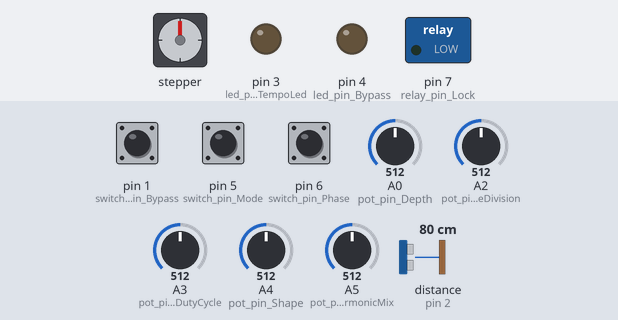
Recording of a sketch running on a simulated Arduino Uno, built with avr-gcc and run on an emulated ATmega328P. Shown: stepper motor, switched loads named in the sketch (green lamp = pin HIGH), output pins drawn as LEDs (lit = HIGH). Wiring (inferred from the names in the program): range finder with pulse-width output: data pin 2; stepper motor (200 steps per turn assumed): coils pin 8, pin 9, pin 10, pin 11. The inputs (shaded band) are chosen by the test bench; at power-on: A0 (pot_pin_Depth) = 512, pin 1 (switch_pin_Bypass) HIGH, pin 5 (switch_pin_Mode) HIGH, pin 6 (switch_pin_Phase) HIGH, A2 (pot_pin_TimeDivision) = 512, A3 (pot_pin_DutyCycle) = 512, A4 (pot_pin_Shape) = 512, A5 (pot_pin_HarmonicMix) = 512, distance to the obstacle (sensor on pin 2) 80 cm. MIDI output is not drawn; pins used as bus, display or sensor lines are not drawn.

Above: at 0.1 s.
At 3.6 s:
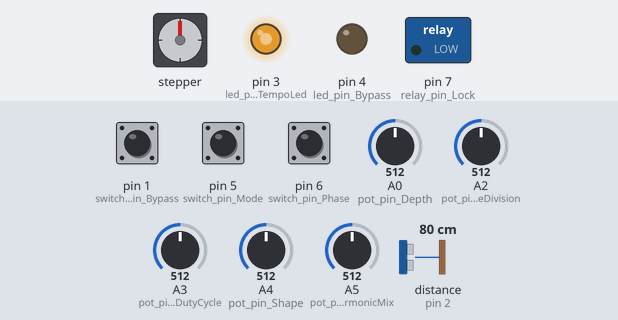
3.7 s: A0 (pot_pin_Depth) set to 5
At 7.5 s:
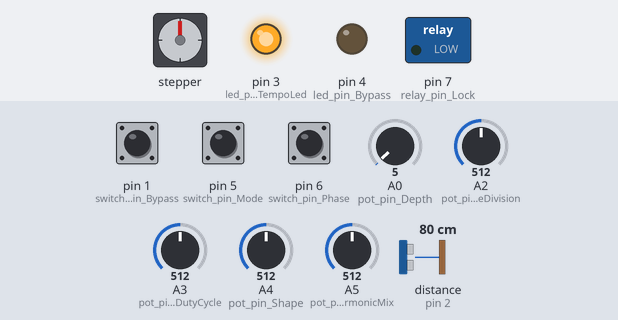
Timing chart, 0 to 52.9 s (numbered marks = the images above; inputs shaded):
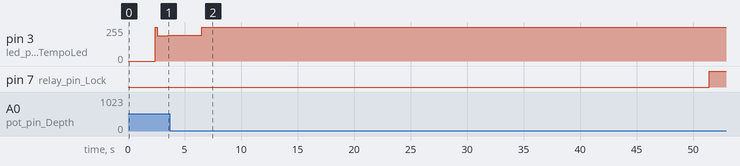

The sketch:

Quaverato_2.4.2.ino
```cpp
#define _TASK_MICRO_RES


#include <TaskScheduler.h> //https://github.com/arkhipenko/TaskScheduler

#include <ramp256.h>
#include <saw256.h>
#include <sine256.h> //This table has been modified
#include <sq256.h>
#include <tri256.h>
#include <MIDI.h>
#include <EEPROMex.h>

MIDI_CREATE_DEFAULT_INSTANCE();

const byte version = 2;
const byte release = 4;
const byte patch = 2;

const byte led_pin_TempoLed = 3;
const byte led_pin_Low = 10;
const byte led_pin_High = 9;
const byte led_pin_Bypass = 4;

const byte midi_pin_Input = 0;

const byte switch_pin_TapTempo = 2;
const byte switch_pin_Bypass = 1;
const byte switch_pin_Mode = 5;
const byte switch_pin_Phase = 6;

const byte relay_pin_Switch = 8;
const byte relay_pin_Lock = 7;
const byte relay_pin_Isolator = 11;


//Analog Numbers
const byte pot_pin_Rate = 1;
const byte pot_pin_Shape = 4;
const byte pot_pin_Depth = 0;
const byte pot_pin_DutyCycle = 3;
const byte pot_pin_TimeDivision = 2;
const byte pot_pin_HarmonicMix = 5;

const int minTapRate = 784;   //actual minimum is 784/4 = 196
const int maxTapRate = 15625; //actual maximum is 15625*2 = 31250 microseconds

unsigned long stepRate = 196;
unsigned long firstHalfStepRate = 196;
unsigned long secondHalfStepRate = 196;
float dutyCycle = 0.5;

volatile bool relayON = false;

volatile unsigned long debounceTimer = 0;
volatile unsigned long buttonTimer = 0;
volatile unsigned long tempoTapped = 0;


const byte *waveTable[] = {&sine256[0], &saw256[0], &ramp256[0], &tri256[0], &sq256[0]};
byte currentWaveTable = 0;
byte waveFormStep = 0;

byte depth = 16;
double tapDivisor = 1;
int floorOne = 16;
int floorTwo = 16;

int timeDivision = 2;

bool synchronize = true;


bool callibrationMode = false;
byte mixTarget = 255;

byte zeroCutoff = 0;

bool tableShift = false;

bool setMidiChannel = false;
bool midiOmni = false;
int midiChannel = 0;
bool followMidiClock = false;
int clockCount = 0;

  bool momentMode = false;
  bool switchMode = false;
  bool presetModeFlag = false;

int expressionSelect = 20;

int presetOffset = 0;
const int presetRoot = 10;

struct Preset{
  byte depth;
  double multiplier;
  byte waveShape;
  unsigned long rate;
  float spacing;
  int harmonicMixHigh;
  int harmonicMixLow;
  bool phase;
}currentPreset;


Scheduler ts;

void scopefix(){} //required to let the compiler know that following constructors are in the right scope to point to their respective functions
Task oscillator(784, TASK_FOREVER, &stepWaveform, &ts);
Task checkControls(4000, TASK_FOREVER, &functionSwitch, &ts);
Task relayPartTwo(TASK_IMMEDIATE, TASK_FOREVER, &flipRelayPartTwo, &ts);
Task relayCleanup(TASK_IMMEDIATE, TASK_FOREVER, &resetRelay, &ts);
Task relayDisableIsolator(TASK_IMMEDIATE, TASK_FOREVER, &disableIsolator, &ts);
//Task dutyCycleCleanup(TASK_IMMEDIATE, TASK_FOREVER, &updateDutyCycle, &ts);
Task updateMidi(160, TASK_FOREVER, &handleMIDI, &ts);
Task storePreset(20000, TASK_FOREVER, &presetMode, &ts);
Task midiMomentaryMode(TASK_IMMEDIATE, TASK_FOREVER, &midiMomentRelay, &ts);

//###################################################
//          MIDI implementation
//###################################################

//Midi hook
void handleMIDI(){
  MIDI.read();
}

void handleControlChange(byte channel, byte number, byte value){
  if (setMidiChannel){
    midiChannel = channel;
    EEPROM.write(2, channel);
    EEPROM.write(3, false);
    MIDI.setInputChannel(midiChannel);
    setMidiChannel = false;
  }
  switch (number){
    case 20:
      depth = log10(value) * 16;
      depth = min(depth, 32);
      break;
    case 21:
    if (value <=21){
    tapDivisor = 0.5;
    }
    else if (value <= 43){
      tapDivisor = 1.0;
    }
    else if (value <= 65){
       tapDivisor = 1.5;
    }
    else if (value <= 87){
      tapDivisor = 2.0;
    }
    else if (value <= 109){
      tapDivisor = 3.0;
    }
    else {
      tapDivisor = 4.0;
    }
     setTempo(stepRate);
    break;
    case 22:
    if (value <=25){
    currentWaveTable = 0;
    }
    else if (value <= 50){
      currentWaveTable = 1;
    }
    else if (value <= 75){
       currentWaveTable = 2;
    }
    else if (value <= 100){
      currentWaveTable = 3;
    }
    else {
      currentWaveTable = 4;
    }
    break;
    case 24:
    stepRate = 143 - value; //minimum = 16
    stepRate *= stepRate;
    setTempo(stepRate);
    break;
    case 25:
    dutyCycle = (float)value / 127;
    dutyCycle = constrain(dutyCycle, 0.0625, 0.9375);
     setTempo(stepRate);
    break;
    case 26:
      if (value > 63){
    floorOne = 32;
    floorTwo = map(value, 64, 127, 100, 0);
    floorTwo = log10(floorTwo) * 16;
    floorTwo = min(floorTwo, 32);
      }
      else {
    floorOne =  map(value, 0, 63, 0, 100);
    floorOne = log10(floorOne) * 16;
    floorOne = min(floorOne, 32);
    floorTwo = 32;
      }
    break;
    case 27:
    if (value > 63){
      synchronize = true;
    }
    else synchronize = false;
    break;
    case 28:
    if (value > 63){
      momentMode = true;
      switchMode = false;
    }
    else {
      momentMode = false;
      switchMode = true;
    }
    break;
    case 29:
    flipRelay();
    break;
    case 30:
    handleControlChange(channel, expressionSelect, value);
    break;
    case 35:
    if (value > 63){
      tableShift = true;
    }
    else tableShift = false;
    break;
    case 51:
    if (value > 63){
      followMidiClock = true;
    }
    else followMidiClock = false;
    break;
    case 93:
    tap();
    break;
    case 124:
    midiChannel = EEPROM.read(2);
    EEPROM.write(3, false);
    MIDI.setInputChannel(midiChannel);
    break;
    case 125:
    midiChannel = MIDI_CHANNEL_OMNI;
    EEPROM.write(3, true);
    MIDI.setInputChannel(midiChannel);
    break;
    default:
    break;
  }

}
void handleProgramChange(byte channel, byte number){
  const int minPreset = 0;
  const int maxPreset = 5;
  if (setMidiChannel){
    midiChannel = channel;
    EEPROM.write(2, channel);
    MIDI.setInputChannel(midiChannel);
    setMidiChannel = false;
  }
  if (number >= minPreset && number <= maxPreset){
    readPreset(number);
  }
}

void handleNoteOn(byte channel, byte note, byte velocity){
  if (velocity == 0){
    handleNoteOff(channel, note, velocity);
  }
  else if (!relayON){
    midiMomentaryMode.enableDelayed(20000);
  }
}

void handleNoteOff(byte channel, byte note, byte velocity){
    if (relayON){
    midiMomentaryMode.enableDelayed(20000);
  }
}

void handleClock(){

  clockCount++;
   if (followMidiClock && clockCount >= 24){
    if (micros()- buttonTimer < 3000000){
      tempoTapped = micros() - buttonTimer;
    }
    buttonTimer = micros();
  clockCount = 0;
   }
}
void handleStart(){
  if (followMidiClock){
    clockCount = 0;
    buttonTimer = micros();
    if (tableShift){
      waveFormStep = 128;
      oscillator.setInterval(secondHalfStepRate);
      oscillator.enable();
    }
    else{
  waveFormStep = 0;
  oscillator.setInterval(firstHalfStepRate);
  oscillator.enable();
  }
  }
}
void handleStop(){
   if (followMidiClock){
  oscillator.disable();
   }
}
void handleContinue(){
   if (followMidiClock){
  oscillator.enable();
   }
}
//###################################################
//          Output driver
//###################################################

void stepWaveform(){
	light(pgm_read_byte_near(waveTable[currentWaveTable] + waveFormStep));
	waveFormStep++;
	if (waveFormStep < 128){
    if (!followMidiClock || waveFormStep == 0){
		oscillator.setInterval(firstHalfStepRate);
    }
	}
	if (waveFormStep >= 128){
  if (!followMidiClock || waveFormStep == 128){
		oscillator.setInterval(secondHalfStepRate);
  }
  }
}

void light(byte lightIntensity){
	lightIntensity = lightIntensity < zeroCutoff ? 0 : lightIntensity;
	byte lightOne = adjustLight(lightIntensity, floorOne);
	if (!synchronize){
		lightIntensity = 255 - lightIntensity;
	}
	byte lightTwo = adjustLight(lightIntensity, floorTwo);

    if (floorOne >= floorTwo){
		analogWrite(led_pin_TempoLed,lightOne);
		lightTwo = callibrationMode ? 0 : lightTwo;
    }
    else{
      analogWrite(led_pin_TempoLed,lightTwo);
      lightOne = callibrationMode ? 0 : lightOne;
    }
	analogWrite(led_pin_High,lightOne);
	analogWrite(led_pin_Low, lightTwo);
}


byte adjustLight(int lightIntensity, int mix){
	lightIntensity = (lightIntensity * mix) / 32;
	lightIntensity = lightIntensity + ((mixTarget * (32 - mix)) / 32);
	lightIntensity = (lightIntensity * depth) / 32;
	lightIntensity = lightIntensity + ((255 * (32 - depth)) / 32);
	return (byte)lightIntensity;
}


//###################################################
//          Control driver
//###################################################

void functionSwitch(){
	static int function = 0;

	function++;
if (function > 8) {function = 0;}

	switch  (function){
		case 0:
			ratePot();
			break;
		case 1:
			waveformPot();
			break;
		case 2:
			depthPot();
			break;
		case 3:
			divisionPot();
			break;
		case 4:
			harmonicMixPot();
			break;
		case 5:
			dutyCyclePot();
			break;
		case 6:
			phaseSwitch();
			break;
		case 7:
			modeSwitch();
      bypassSwitch();
			break;
		case 8:
			tapped();
			break;
	}
}


//###################################################
//          Controls
//###################################################
 void phaseSwitch(){
  static bool oldReading = !digitalRead(switch_pin_Phase);
  bool reading = digitalRead(switch_pin_Phase);
  if (reading != oldReading){
  synchronize = !reading;
  oldReading = reading;
  }
 }

 void modeSwitch(){

  static bool oldReading;
  bool reading = digitalRead(switch_pin_Mode);
  if (reading != oldReading && !presetModeFlag){
  noInterrupts();
  if (reading == LOW){
    if (!switchMode){
       if (momentMode){
        relayON = true;
        flipRelay();
        momentMode = false;
      }
      switchMode = true;
    }
  }
  else {
      momentMode = true;
      switchMode = false;
  }
  interrupts();
  oldReading = reading;
  }
}

void bypassSwitch(){
  static bool pushed = false;
  bool reading = digitalRead(switch_pin_Mode);
  if (switchMode && !presetModeFlag){
         if (digitalRead(switch_pin_Bypass) == LOW && !pushed){
        pushed = true;
    storePreset.enableDelayed(5000000);
        flipRelay();
      }
      else if (digitalRead(switch_pin_Bypass) == HIGH && pushed){
        pushed = false;
        if (!presetModeFlag){
    storePreset.disable();
        }
      }
  }
  else if (momentMode){
    if (digitalRead(switch_pin_Bypass) == relayON){
        flipRelay();
      }
  }
}

 void ratePot(){
	static int oldReading = -10;
	static int oldStepRate = -1;
 int reading = analogRead(pot_pin_Rate);
  if (reading >= oldReading + 10 || reading <= oldReading -10){
		stepRate = map(reading, 0, 1023, 125, 16);
		stepRate *= stepRate;
		if (stepRate != oldStepRate){
       setTempo(stepRate);
			oldStepRate = stepRate;
		}
    expressionSelect = 24;
		oldReading = reading;
	}
 }


 void waveformPot(){
  static int oldReading = -10;
    int reading = analogRead(pot_pin_Shape);
  if (reading >= oldReading + 10 || reading <= oldReading -10){
	currentWaveTable = map(reading, -100, 900,0,4);
	currentWaveTable = constrain(currentWaveTable, 0, 4);
   expressionSelect = 22;
   oldReading = reading;
  }
 }


 void depthPot(){
  static int oldReading = -10;

  int reading = analogRead(pot_pin_Depth);
  if (reading >= oldReading + 10 || reading <= oldReading -10){
	depth  = map(reading,0, 1023,1,102);
	depth = log10(depth) * 16;
	depth = min(depth, 32);
  expressionSelect = 20;
  oldReading = reading;
  }
 }

 void divisionPot(){
	static int oldReading = -10;
  static int timeDivisionOld = -10;

  int reading = analogRead(pot_pin_TimeDivision);
  if (reading >= oldReading + 10 || reading <= oldReading -10){
	timeDivision = map(reading, -150, 900, 1, 6);
	timeDivision = constrain(timeDivision, 1, 6);
	if (timeDivision != timeDivisionOld && !presetModeFlag){
		switch (timeDivision){
			case 1:
				tapDivisor = 0.5;
				break;
			case 2:
				tapDivisor = 1.0;
				break;
			case 3:
				tapDivisor = 1.5;
				break;
			case 4:
				tapDivisor = 2.0;
				break;
			case 5:
				tapDivisor = 3.0;
				break;
			case 6:
				tapDivisor = 4.0;
				break;
		}
		setTempo(stepRate);
		oldReading = reading;
   timeDivisionOld = timeDivision;
	}
      expressionSelect = 21;
      oldReading = reading;
  }
 }

  void harmonicMixPot(){
	static int oldReading = -10;

  int reading = analogRead(pot_pin_HarmonicMix);
  if (reading >= oldReading + 10 || reading <= oldReading -10){

	int harmonicMix = reading;
	if (harmonicMix <= 450){
		floorOne =  map(harmonicMix, 450, 0, 100, 0);
		floorOne = log10(floorOne) * 16;
		floorOne = min(floorOne, 32);
		floorTwo = 32;
	}
	else if (harmonicMix >= 550){
		floorOne = 32;
		floorTwo = map(harmonicMix, 550, 1023, 100, 0);
		floorTwo = log10(floorTwo) * 16;
		floorTwo = min(floorTwo, 32);
	}
	else{
		floorOne = 32;
		floorTwo = 32;
	}
	zeroCutoff = abs(floorOne - floorTwo);
	if (callibrationMode){
		if (floorOne != 32){floorOne = 0;}
		if (floorTwo != 32){floorTwo = 0;}
	}
  expressionSelect = 26;
	oldReading = reading;
	}
 }

void dutyCyclePot(){
	static int oldReading = -10;

	int reading = analogRead(pot_pin_DutyCycle);
  if (reading >= oldReading + 10 || reading <= oldReading -10){
		dutyCycle = (float)reading / 1023;
		dutyCycle = constrain(dutyCycle, 0.0625, 0.9375);
       setTempo(stepRate);
    expressionSelect = 25;
		oldReading = reading;
	}
}

//###################################################
//          Tap Handling
//###################################################

void tap(){
	if  (micros() - debounceTimer > 10000){
		if (micros()- buttonTimer < 3000000){
			tempoTapped = micros() - buttonTimer;
		}
		buttonTimer = micros();
		debounceTimer = micros();
		attachInterrupt(digitalPinToInterrupt(switch_pin_TapTempo), debounceTap, RISING);
	}
}

void debounceTap(){
	if  (micros() - debounceTimer > 10000){
		debounceTimer = micros();
		attachInterrupt(digitalPinToInterrupt(switch_pin_TapTempo), tap, FALLING);
	}
}

void tapped(){
	if (tempoTapped > 0){
		stepRate = constrain(tempoTapped/256, minTapRate, maxTapRate);
		setTempo(stepRate);
		tempoTapped = 0;
	}
}

//###################################################
//          Tempo and Shape Handling
//###################################################
unsigned long applyTapDivision(unsigned long rate){
	return rate /= tapDivisor;
}

void setTempo(unsigned long tempo){
	splitDutyCycle(dutyCycle, applyTapDivision(stepRate));
	oscillator.enable();
}

void splitDutyCycle(double duty, unsigned long rate){
  if (!synchronize){
    rate *= 2;
  }
  firstHalfStepRate = 2 * rate * duty;
  secondHalfStepRate = 2 * rate * (1 - duty);
}

//###################################################
//           Bypass
//###################################################


void flipRelay(){
  static unsigned long buttonTimer = 0;
  noInterrupts();

  if  (micros() - buttonTimer > 25000){
    digitalWrite(relay_pin_Isolator, LOW);
		relayPartTwo.enableDelayed(25000);
	}
  buttonTimer = micros();
  interrupts();
}

void flipRelayPartTwo(){
  relayON = !relayON;
    digitalWrite(led_pin_Bypass, relayON);
    digitalWrite(relay_pin_Lock, LOW);
    digitalWrite(relay_pin_Switch, LOW);
    digitalWrite(relay_pin_Lock, !relayON);
    digitalWrite(relay_pin_Switch, relayON);
    relayCleanup.enableDelayed(8000);
    relayPartTwo.disable();
}

void resetRelay(){
	digitalWrite(relay_pin_Lock, LOW);
	digitalWrite(relay_pin_Switch, LOW);
  relayDisableIsolator.enableDelayed(5000);
	relayCleanup.disable();
}

void disableIsolator(){
  digitalWrite(relay_pin_Isolator, HIGH);
  relayDisableIsolator.disable();
}

 void midiMomentRelay(){
  if (!momentMode){
    flipRelay();
  }
  midiMomentaryMode.disable();
}
//###################################################
//           Preset Handling
//###################################################
void presetMode(){
  static bool blinkLight = false;
  presetModeFlag = true;
  digitalWrite(led_pin_Bypass, blinkLight);
  blinkLight = !blinkLight;
  if (digitalRead(switch_pin_Bypass) == HIGH){
    writePreset(timeDivision - 1);
    presetModeFlag = false;
    storePreset.disable();
  }
}
void readPreset(int presetNumber){
  EEPROM.readBlock(presetRoot + (presetNumber * sizeof(currentPreset)), currentPreset);
  depth = constrain(currentPreset.depth, 0, 32);
  tapDivisor = constrain(currentPreset.multiplier, 0.5, 4.0);
  currentWaveTable = constrain(currentPreset.waveShape, 0, 4);
  stepRate = constrain(currentPreset.rate, minTapRate, maxTapRate);
  dutyCycle = constrain(currentPreset.spacing, 0.0625, 0.9375);
  floorOne = constrain(currentPreset.harmonicMixHigh, 0, 32);
  floorTwo = constrain(currentPreset.harmonicMixLow, 0, 32);
  synchronize = currentPreset.phase;
  splitDutyCycle(dutyCycle, applyTapDivision(stepRate));
}

void writePreset(int presetNumber){
  digitalWrite(led_pin_Bypass, LOW);
  delay(1000);
  currentPreset = {depth, tapDivisor, currentWaveTable, stepRate, dutyCycle, floorOne, floorTwo, synchronize};
  EEPROM.writeBlock( presetRoot + (presetNumber * sizeof(currentPreset)), currentPreset);
    for (int i = 0; i <= presetNumber; i++){
    digitalWrite(led_pin_Bypass, HIGH);
    delay(400);
    digitalWrite(led_pin_Bypass, LOW);
    delay(400);

  }
}

//###################################################
//           Startup Options
//###################################################
bool scanForCallibrationMode(){
	int counter = 0;
	while (!digitalRead(switch_pin_TapTempo) && !digitalRead(switch_pin_Bypass)){
		delay(100);
		counter++;
		if (counter > 30){
			return true;
		}
	}
	return false;
}

void enterCallibrationMode(){
	bool lightOn = false;
	callibrationMode = true;
  setMidiChannel = true;
    midiChannel = MIDI_CHANNEL_OMNI;
    EEPROM.write(3, true);
    MIDI.setInputChannel(midiChannel);
	mixTarget = 0;
	for (int i = 0; i <15; i++){
		lightOn = !lightOn;
		digitalWrite(led_pin_Bypass, lightOn);
		digitalWrite(led_pin_TempoLed, lightOn);
		digitalWrite(led_pin_High, lightOn);
		digitalWrite(led_pin_Low, lightOn);
		delay(100);
	}
}

bool scanForModeChange(){
	int counter = 0;
	while (!digitalRead(switch_pin_Bypass)){
		delay(100);
		counter++;
		if (counter >= 30){
			return true;
		}
	}
	return false;
}

void changeMode(){
	bool lightON = false;
	bool mode = EEPROM.read(1);
	EEPROM.write(1,!mode);
	for (int i = 0; i < (1 + mode)*4; i++){
		lightON = !lightON;
		digitalWrite(led_pin_Bypass, lightON);
		delay(100);
	}
}

bool scanForVersionMode(){
  int counter = 0;
  while (!digitalRead(switch_pin_TapTempo)){
    delay(100);
    counter++;
    if (counter >= 30){
      return true;
    }
  }
  return false;
}

void runVersionMode(){
  while (true){
	versionBlink(version);
    versionBlink(release);
    versionBlink(patch);

    digitalWrite(led_pin_TempoLed, LOW);
    delay(4000);
  }
}

void versionBlink(int numberOfBlinks){
	for (int i = numberOfBlinks; i > 0; i--){
     digitalWrite(led_pin_TempoLed, LOW);
     delay(150);
     digitalWrite(led_pin_TempoLed, HIGH);
     delay(150);
    }
	digitalWrite(led_pin_TempoLed, LOW);
    delay(800);
}

//###################################################
//             Initialization
//###################################################

void setup() {

	TCCR1B = (TCCR1B & 0b11111000) | 0x01; //Sets the PWM frequency divisor to 1

	pinMode(led_pin_TempoLed, OUTPUT);
	pinMode(led_pin_Bypass, OUTPUT);
	pinMode(relay_pin_Lock, OUTPUT);
	pinMode(relay_pin_Switch, OUTPUT);
  pinMode(relay_pin_Isolator, OUTPUT);
	pinMode(switch_pin_TapTempo, INPUT_PULLUP);
	pinMode(switch_pin_Mode,INPUT_PULLUP);
	pinMode(switch_pin_Phase,INPUT_PULLUP);
	pinMode(switch_pin_Bypass, INPUT_PULLUP);
  pinMode(midi_pin_Input, INPUT);

	digitalWrite(switch_pin_Bypass, HIGH);

	if (scanForCallibrationMode()){
		enterCallibrationMode();
	}
	if (scanForVersionMode()){
		runVersionMode();
    }
	if (scanForModeChange()){
		changeMode();
	}
  delay(200);
	relayON = EEPROM.read(1);
	flipRelay();

  switchMode = !digitalRead(switch_pin_Mode);
  momentMode = !switchMode;
  synchronize = digitalRead(switch_pin_Phase);

	attachInterrupt(digitalPinToInterrupt(switch_pin_TapTempo), tap, FALLING);


  midiOmni = EEPROM.read(3);
  if (midiOmni){
    midiChannel = MIDI_CHANNEL_OMNI;
  }
  else{
    midiChannel = EEPROM.read(2);
  }
  MIDI.begin(midiChannel);
  MIDI.turnThruOff();
  MIDI.setHandleControlChange(handleControlChange);
  MIDI.setHandleProgramChange(handleProgramChange);
  MIDI.setHandleNoteOn(handleNoteOn);
  MIDI.setHandleClock(handleClock);
  MIDI.setHandleStart(handleStart);
  MIDI.setHandleStop(handleStop);
  MIDI.setHandleContinue(handleContinue);

	oscillator.enable();
	checkControls.enable();
  updateMidi.enable();
}

void loop() {
ts.execute();
}
```

Source omitted: ramp256.h (5704 bytes), saw256.h (5715 bytes), sine256.h (5679 bytes), sq256.h (5565 bytes), tri256.h (5714 bytes)
